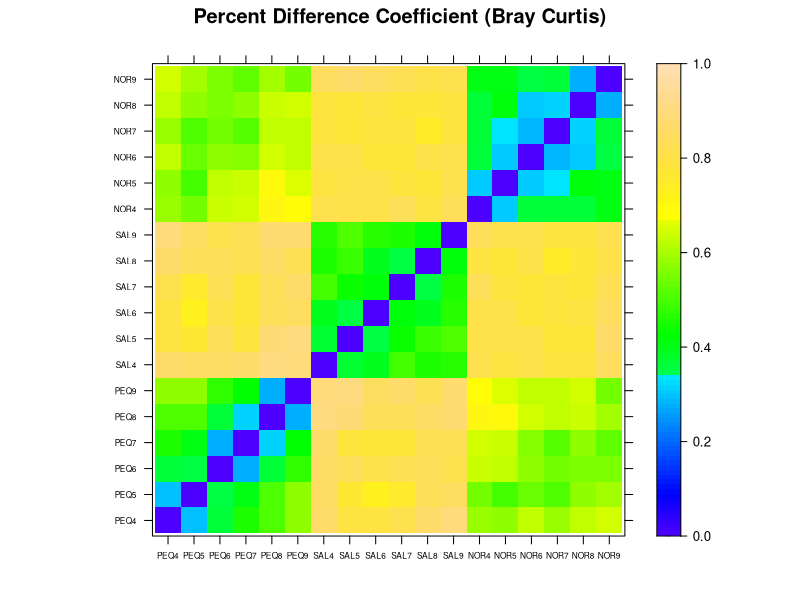

Recreate this plot in R. (Note: this script raises an error after producing the figure.)
setwd("P:/Projects/GitHub_Prj/SeasonalProductivity")

library(vegan)
library(reshape2)
library(dplyr)
library(lattice)

SPP<- read.csv("data/SPP.csv",header=TRUE,row.names=1)
SPP[is.na(SPP)] <- 0
sites<- read.csv("data/sites.csv",header=TRUE)

SPP<- decostand(SPP,"hellinger")

SPP.dist <- vegdist(SPP,"bray")
SPP.dist<-as.matrix(SPP.dist)
levelplot(SPP.dist,at=seq(0,1,0.01),
          col.regions=topo.colors(100),scales=list(cex=0.5),
          xlab="",ylab="",main="Percent Difference Coefficient (Bray Curtis)")


####Similarity between sites collected during the same month###########
#######################################################################
SPDist<- melt(as.matrix(SPP.dist),varnames=c("SID","col"))
write.csv(SPDist,"SPBCDist.csv")
SPDist<-merge(sites,SPDist,by="SID")
SPDist$CSID<-substr(SPDist$col,1,3)
SPDist$RSID<-substr(SPDist$SID,1,3)
SPDist$MS1<-as.numeric(substr(SPDist$SID,4,4))
SPDist$MS2<-as.numeric(substr(SPDist$col,4,4))
SPDist<-SPDist[which(SPDist$MS1-SPDist$MS2==0 & SPDist$CSID!=SPDist$RSID),]

site.comb<-SPDist[,6:7]
site.comb<-unique(site.comb[c("RSID","CSID")])
site.comb$mean<- 0

#Calcuated average similarity measure for each combination#
for (i in 1:dim(site.comb)[1]) {
s<- site.comb[i,]
c<-SPDist[which(SPDist$CSID==s$CSID[1] & SPDist$RSID==s$RSID[1]),]
c<-c[which(c$value!=0),]
m<-mean(c$value)
site.comb$mean[i]<-m
}

####Similarity within sites collected over the POR###########
#######################################################################
SPDist<- melt(as.matrix(SPP.dist),varnames=c("SID","col"))
write.csv(SPDist,"SPBCDist.csv")
SPDist<-merge(sites,SPDist,by="SID")
SPDist$CSID<-substr(SPDist$col,1,3)
SPDist$RSID<-substr(SPDist$SID,1,3)
SPDist$MS1<-as.numeric(substr(SPDist$SID,4,4))
SPDist$MS2<-as.numeric(substr(SPDist$col,4,4))
SPDist<-SPDist[which(SPDist$MS1-SPDist$MS2!=0 & SPDist$CSID==SPDist$RSID),]

site.comb<-SPDist[,6:7]
site.comb<-unique(site.comb[c("RSID","CSID")])
site.comb$mean<- 0

#Calcuated average similarity measure for each combination#
for (i in 1:dim(site.comb)[1]) {
  s<- site.comb[i,]
  c<-SPDist[which(SPDist$CSID==s$CSID[1] & SPDist$RSID==s$RSID[1]),]
  c<-c[which(c$value!=0),]
  m<-mean(c$value)
  site.comb$mean[i]<-m
}